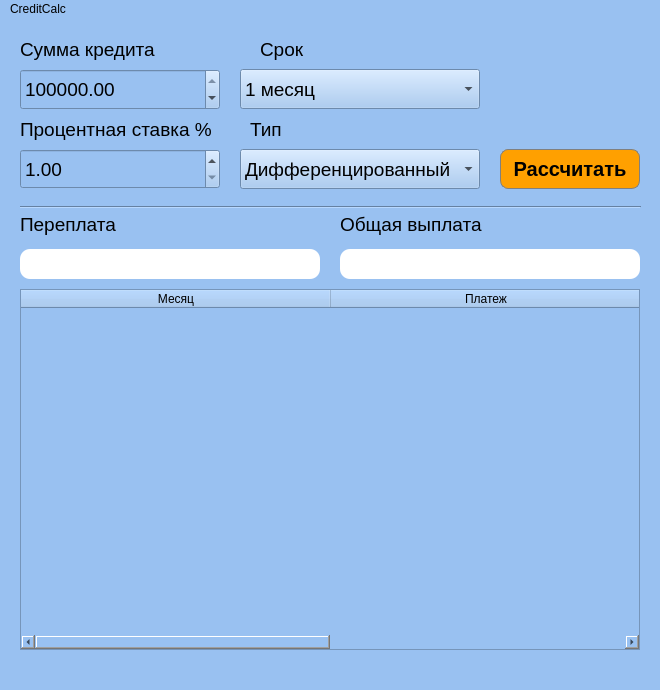
<?xml version="1.0" encoding="UTF-8"?>
<ui version="4.0">
 <class>BankCalc</class>
 <widget class="QMainWindow" name="BankCalc">
  <property name="geometry">
   <rect>
    <x>0</x>
    <y>0</y>
    <width>660</width>
    <height>690</height>
   </rect>
  </property>
  <property name="minimumSize">
   <size>
    <width>0</width>
    <height>690</height>
   </size>
  </property>
  <property name="maximumSize">
   <size>
    <width>16777215</width>
    <height>700</height>
   </size>
  </property>
  <property name="font">
   <font>
    <pointsize>14</pointsize>
   </font>
  </property>
  <property name="windowTitle">
   <string>MainWindow</string>
  </property>
  <property name="styleSheet">
   <string notr="true">QWidget {
	background-color: rgb(153, 193, 241)
}</string>
  </property>
  <widget class="QWidget" name="centralwidget">
   <property name="styleSheet">
    <string notr="true">QWidget#centralwidget {
	background-style: rgb(153, 193, 241);
}</string>
   </property>
   <widget class="QDoubleSpinBox" name="doubleSpinBox_credit_amount">
    <property name="geometry">
     <rect>
      <x>20</x>
      <y>50</y>
      <width>200</width>
      <height>41</height>
     </rect>
    </property>
    <property name="font">
     <font>
      <pointsize>14</pointsize>
     </font>
    </property>
    <property name="minimum">
     <double>100.000000000000000</double>
    </property>
    <property name="maximum">
     <double>1000000000.000000000000000</double>
    </property>
    <property name="value">
     <double>100000.000000000000000</double>
    </property>
   </widget>
   <widget class="QComboBox" name="comboBox_term">
    <property name="geometry">
     <rect>
      <x>240</x>
      <y>50</y>
      <width>240</width>
      <height>40</height>
     </rect>
    </property>
    <property name="font">
     <font>
      <pointsize>14</pointsize>
     </font>
    </property>
    <item>
     <property name="text">
      <string>1 месяц</string>
     </property>
    </item>
    <item>
     <property name="text">
      <string>3 месяца</string>
     </property>
    </item>
    <item>
     <property name="text">
      <string>6 месяцев</string>
     </property>
    </item>
    <item>
     <property name="text">
      <string>9 месяцев</string>
     </property>
    </item>
    <item>
     <property name="text">
      <string>1 год</string>
     </property>
    </item>
    <item>
     <property name="text">
      <string>1.5 года</string>
     </property>
    </item>
    <item>
     <property name="text">
      <string>2 года</string>
     </property>
    </item>
    <item>
     <property name="text">
      <string>3 года</string>
     </property>
    </item>
    <item>
     <property name="text">
      <string>4 года</string>
     </property>
    </item>
    <item>
     <property name="text">
      <string>5 лет</string>
     </property>
    </item>
    <item>
     <property name="text">
      <string>6 лет</string>
     </property>
    </item>
    <item>
     <property name="text">
      <string>7 лет</string>
     </property>
    </item>
    <item>
     <property name="text">
      <string>10 лет</string>
     </property>
    </item>
    <item>
     <property name="text">
      <string>15 лет</string>
     </property>
    </item>
    <item>
     <property name="text">
      <string>20 лет</string>
     </property>
    </item>
    <item>
     <property name="text">
      <string>25 лет</string>
     </property>
    </item>
    <item>
     <property name="text">
      <string>30 лет</string>
     </property>
    </item>
   </widget>
   <widget class="QComboBox" name="comboBox_type">
    <property name="geometry">
     <rect>
      <x>240</x>
      <y>130</y>
      <width>240</width>
      <height>40</height>
     </rect>
    </property>
    <property name="font">
     <font>
      <pointsize>14</pointsize>
     </font>
    </property>
    <item>
     <property name="text">
      <string>Дифференцированный</string>
     </property>
    </item>
    <item>
     <property name="text">
      <string>Аннуитетный</string>
     </property>
    </item>
   </widget>
   <widget class="QDoubleSpinBox" name="doubleSpinBox_credit_rate">
    <property name="geometry">
     <rect>
      <x>20</x>
      <y>130</y>
      <width>200</width>
      <height>40</height>
     </rect>
    </property>
    <property name="font">
     <font>
      <pointsize>14</pointsize>
     </font>
    </property>
    <property name="minimum">
     <double>1.000000000000000</double>
    </property>
    <property name="maximum">
     <double>100.000000000000000</double>
    </property>
   </widget>
   <widget class="QTableWidget" name="tableWidget_annuity">
    <property name="geometry">
     <rect>
      <x>20</x>
      <y>270</y>
      <width>620</width>
      <height>361</height>
     </rect>
    </property>
    <property name="layoutDirection">
     <enum>Qt::LeftToRight</enum>
    </property>
    <attribute name="horizontalHeaderDefaultSectionSize">
     <number>310</number>
    </attribute>
    <attribute name="verticalHeaderDefaultSectionSize">
     <number>30</number>
    </attribute>
    <column>
     <property name="text">
      <string>Месяц</string>
     </property>
    </column>
    <column>
     <property name="text">
      <string>Платеж</string>
     </property>
    </column>
   </widget>
   <widget class="QTextEdit" name="textEdit_total">
    <property name="geometry">
     <rect>
      <x>340</x>
      <y>230</y>
      <width>300</width>
      <height>30</height>
     </rect>
    </property>
    <property name="styleSheet">
     <string notr="true">QTextEdit#textEdit_total {
	background-color: rgb(255, 255, 255);
	border-radius: 10px
}</string>
    </property>
   </widget>
   <widget class="QTextEdit" name="textEdit_overpayment">
    <property name="geometry">
     <rect>
      <x>20</x>
      <y>230</y>
      <width>300</width>
      <height>30</height>
     </rect>
    </property>
    <property name="styleSheet">
     <string notr="true">QTextEdit#textEdit_overpayment {
	background-color: rgb(255, 255, 255);
	border-radius: 10px
}</string>
    </property>
   </widget>
   <widget class="QPushButton" name="pushButton">
    <property name="geometry">
     <rect>
      <x>500</x>
      <y>130</y>
      <width>140</width>
      <height>40</height>
     </rect>
    </property>
    <property name="styleSheet">
     <string notr="true"> QPushButton {
	 background-color: #cfcfcf;
     border-radius: 8px;
     font: bold 14px;
     padding: 6px;
	 font-size: 20px;
	border: 1px solid #808080
 }

 QPushButton#pushButton {
     background-color: #ffa000;
 }</string>
    </property>
    <property name="text">
     <string>Рассчитать</string>
    </property>
   </widget>
   <widget class="QLabel" name="label">
    <property name="geometry">
     <rect>
      <x>20</x>
      <y>190</y>
      <width>101</width>
      <height>31</height>
     </rect>
    </property>
    <property name="font">
     <font>
      <pointsize>14</pointsize>
     </font>
    </property>
    <property name="text">
     <string>Переплата</string>
    </property>
   </widget>
   <widget class="QLabel" name="label_2">
    <property name="geometry">
     <rect>
      <x>340</x>
      <y>190</y>
      <width>151</width>
      <height>31</height>
     </rect>
    </property>
    <property name="font">
     <font>
      <pointsize>14</pointsize>
     </font>
    </property>
    <property name="text">
     <string>Общая выплата</string>
    </property>
   </widget>
   <widget class="QLabel" name="label_3">
    <property name="geometry">
     <rect>
      <x>20</x>
      <y>10</y>
      <width>171</width>
      <height>41</height>
     </rect>
    </property>
    <property name="font">
     <font>
      <pointsize>14</pointsize>
     </font>
    </property>
    <property name="text">
     <string>Cумма кредита</string>
    </property>
   </widget>
   <widget class="QLabel" name="label_4">
    <property name="geometry">
     <rect>
      <x>20</x>
      <y>90</y>
      <width>201</width>
      <height>41</height>
     </rect>
    </property>
    <property name="font">
     <font>
      <pointsize>14</pointsize>
     </font>
    </property>
    <property name="text">
     <string>Процентная ставка %</string>
    </property>
   </widget>
   <widget class="QLabel" name="label_5">
    <property name="geometry">
     <rect>
      <x>260</x>
      <y>20</y>
      <width>61</width>
      <height>21</height>
     </rect>
    </property>
    <property name="font">
     <font>
      <pointsize>14</pointsize>
     </font>
    </property>
    <property name="text">
     <string>Cрок</string>
    </property>
   </widget>
   <widget class="QLabel" name="label_6">
    <property name="geometry">
     <rect>
      <x>250</x>
      <y>100</y>
      <width>171</width>
      <height>21</height>
     </rect>
    </property>
    <property name="font">
     <font>
      <pointsize>14</pointsize>
     </font>
    </property>
    <property name="text">
     <string>Тип</string>
    </property>
   </widget>
   <widget class="Line" name="line_2">
    <property name="geometry">
     <rect>
      <x>20</x>
      <y>180</y>
      <width>621</width>
      <height>16</height>
     </rect>
    </property>
    <property name="orientation">
     <enum>Qt::Horizontal</enum>
    </property>
   </widget>
   <widget class="QLabel" name="label_20">
    <property name="geometry">
     <rect>
      <x>820</x>
      <y>660</y>
      <width>241</width>
      <height>31</height>
     </rect>
    </property>
    <property name="font">
     <font>
      <pointsize>14</pointsize>
     </font>
    </property>
    <property name="text">
     <string>Начисленные проценты</string>
    </property>
   </widget>
   <widget class="QTableWidget" name="tableWidget_annuity_5">
    <property name="geometry">
     <rect>
      <x>830</x>
      <y>750</y>
      <width>621</width>
      <height>241</height>
     </rect>
    </property>
    <property name="layoutDirection">
     <enum>Qt::LeftToRight</enum>
    </property>
    <attribute name="horizontalHeaderDefaultSectionSize">
     <number>310</number>
    </attribute>
    <attribute name="verticalHeaderDefaultSectionSize">
     <number>30</number>
    </attribute>
    <column>
     <property name="text">
      <string>Дата</string>
     </property>
    </column>
    <column>
     <property name="text">
      <string>Сумма вклада</string>
     </property>
    </column>
   </widget>
   <widget class="QLabel" name="label_23">
    <property name="geometry">
     <rect>
      <x>1280</x>
      <y>660</y>
      <width>151</width>
      <height>31</height>
     </rect>
    </property>
    <property name="font">
     <font>
      <pointsize>14</pointsize>
     </font>
    </property>
    <property name="text">
     <string>Сумма на вкладе</string>
    </property>
   </widget>
   <widget class="QPushButton" name="pushButton_count_2">
    <property name="geometry">
     <rect>
      <x>1530</x>
      <y>690</y>
      <width>140</width>
      <height>40</height>
     </rect>
    </property>
    <property name="styleSheet">
     <string notr="true"> QPushButton {
	 background-color: #cfcfcf;
     border-radius: 8px;
     font: bold 14px;
     padding: 6px;
	 font-size: 20px;
	border: 1px solid #808080
 }

 QPushButton#pushButton_count {
     background-color: #ffa000;
 }</string>
    </property>
    <property name="text">
     <string>Рассчитать</string>
    </property>
   </widget>
   <widget class="QLabel" name="label_25">
    <property name="geometry">
     <rect>
      <x>1070</x>
      <y>660</y>
      <width>151</width>
      <height>31</height>
     </rect>
    </property>
    <property name="font">
     <font>
      <pointsize>14</pointsize>
     </font>
    </property>
    <property name="text">
     <string>Сумма налога</string>
    </property>
   </widget>
   <widget class="Line" name="line_4">
    <property name="geometry">
     <rect>
      <x>840</x>
      <y>640</y>
      <width>861</width>
      <height>16</height>
     </rect>
    </property>
    <property name="orientation">
     <enum>Qt::Horizontal</enum>
    </property>
   </widget>
   <widget class="QTextEdit" name="textEdit_deposit_2">
    <property name="geometry">
     <rect>
      <x>1280</x>
      <y>700</y>
      <width>201</width>
      <height>30</height>
     </rect>
    </property>
    <property name="styleSheet">
     <string notr="true"> QTextEdit#textEdit_deposit {
     background-color: rgb(255, 255, 255);
	border-radius: 8px
 }</string>
    </property>
   </widget>
   <widget class="QTextEdit" name="textEdit_tax_2">
    <property name="geometry">
     <rect>
      <x>1070</x>
      <y>700</y>
      <width>201</width>
      <height>30</height>
     </rect>
    </property>
    <property name="styleSheet">
     <string notr="true"> QTextEdit#textEdit_tax {
     background-color: rgb(255, 255, 255);
	border-radius: 8px
 }</string>
    </property>
   </widget>
   <widget class="QTextEdit" name="textEdit_percentages_2">
    <property name="geometry">
     <rect>
      <x>820</x>
      <y>700</y>
      <width>231</width>
      <height>30</height>
     </rect>
    </property>
    <property name="styleSheet">
     <string notr="true"> QTextEdit#textEdit_percentages {
     background-color: rgb(255, 255, 255);
	border-radius: 8px
 }</string>
    </property>
   </widget>
  </widget>
  <widget class="QMenuBar" name="menubar">
   <property name="geometry">
    <rect>
     <x>0</x>
     <y>0</y>
     <width>660</width>
     <height>22</height>
    </rect>
   </property>
   <widget class="QMenu" name="menuSmartCalc">
    <property name="title">
     <string>CreditCalc</string>
    </property>
    <addaction name="actionSmartCalc"/>
    <addaction name="actionDepositCalc"/>
   </widget>
   <addaction name="menuSmartCalc"/>
  </widget>
  <widget class="QStatusBar" name="statusbar"/>
  <action name="actionSmartCalc">
   <property name="text">
    <string>SmartCalc</string>
   </property>
  </action>
  <action name="actionDepositCalc">
   <property name="text">
    <string>DepositCalc</string>
   </property>
  </action>
 </widget>
 <resources/>
 <connections/>
</ui>
